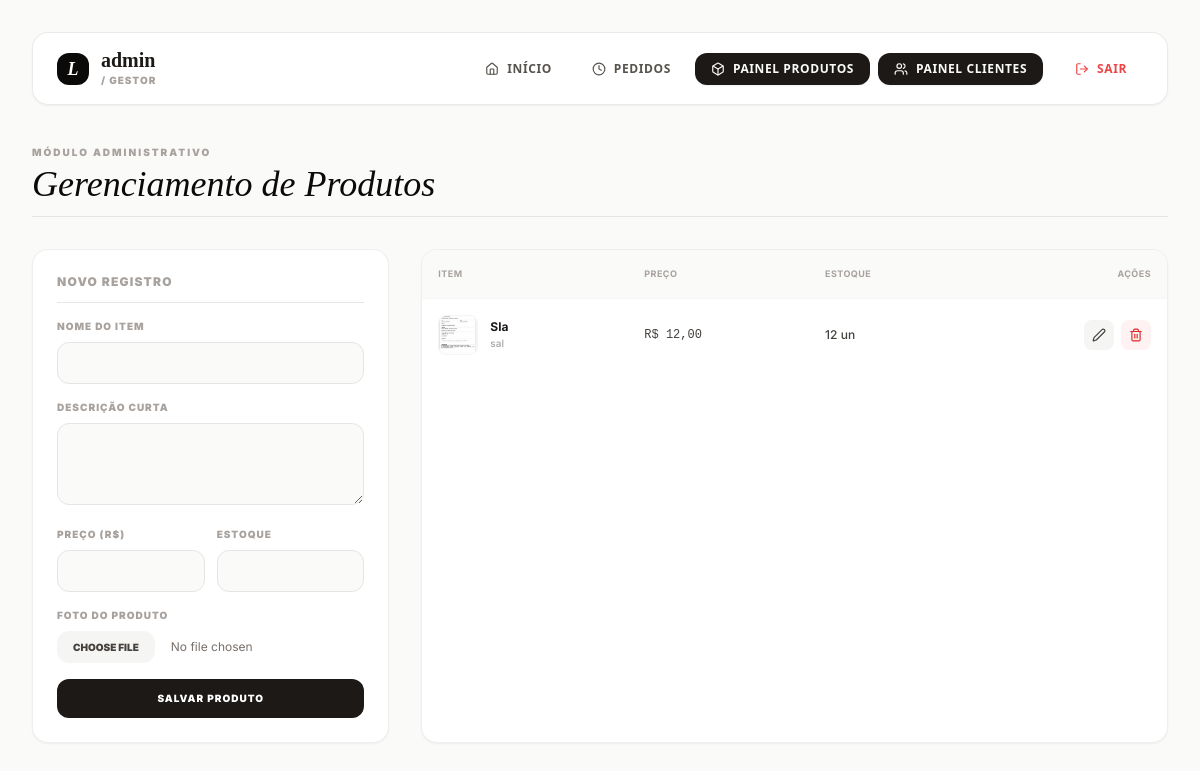
Page /dashboard/product.php (signed in) on the committed database.
### tables this page shows
CREATE TABLE `produtos` (
  `id` int(11) NOT NULL,
  `nome` varchar(100) NOT NULL,
  `descricao` text DEFAULT NULL,
  `preco` decimal(10,2) NOT NULL,
  `estoque` int(11) NOT NULL,
  `imagem` varchar(255) DEFAULT NULL
);

### dashboard/product.php (the view, shortened to what this page needs)
<?php
require '../auth/Conexao.php';
$sql = "SELECT * FROM produtos ORDER BY id DESC";
$res = mysqli_query($conexao, $sql);
$catalog = mysqli_fetch_all($res, MYSQLI_ASSOC);
?>
<!DOCTYPE html>
<html lang="pt-br">
<head>
    <script src="https://cdn.tailwindcss.com"></script>
</head>
<body class="bg-stone-50 text-stone-900 min-h-screen p-4 md:p-8">
    <div class="max-w-6xl mx-auto">
        <?php include '../user/menu.php'; ?>
        <div class="mb-8 border-b border-stone-200 pb-3">
            <span class="text-[10px] font-black uppercase tracking-[0.2em] text-stone-400 block mb-1">Módulo Administrativo</span>
            <h1 class="font-serif text-4xl italic text-stone-950">Gerenciamento de Produtos</h1>
        </div>
        <div class="grid grid-cols-1 lg:grid-cols-3 gap-8">
            <div class="bg-white p-6 rounded-2xl border border-stone-200/60 shadow-sm h-fit">
                <h2 id="formTitle" class="text-xs font-black uppercase tracking-widest text-stone-400 border-b pb-3 mb-4">Novo Registro</h2>
                <form id="productForm" action="" method="POST" enctype="multipart/form-data" class="space-y-4">
                    <div>
                        <label class="block text-[10px] font-black uppercase tracking-widest text-stone-400 mb-2">Nome do Item</label>
                        <input type="text" name="name" id="pName" required class="w-full px-4 py-2.5 bg-stone-50 border border-stone-200 text-sm font-medium rounded-xl outline-none focus:border-stone-400 transition-all">
                    </div>
                    <div>
                        <label class="block text-[10px] font-black uppercase tracking-widest text-stone-400 mb-2">Descrição Curta</label>
                        <textarea name="description" id="pDesc" rows="3" class="w-full px-4 py-2.5 bg-stone-50 border border-stone-200 text-sm font-medium rounded-xl outline-none focus:border-stone-400 transition-all"></textarea>
                    </div>
                    <div class="grid grid-cols-2 gap-3">
                        <div>
                            <label class="block text-[10px] font-black uppercase tracking-widest text-stone-400 mb-2">Preço (R$)</label>
                            <input type="number" step="0.01" name="price" id="pPrice" required class="w-full px-4 py-2.5 bg-stone-50 border border-stone-200 text-sm font-medium rounded-xl outline-none focus:border-stone-400 transition-all">
                        </div>
                        <div>
                            <label class="block text-[10px] font-black uppercase tracking-widest text-stone-400 mb-2">Estoque</label>
                            <input type="number" name="storage" id="pStorage" required class="w-full px-4 py-2.5 bg-stone-50 border border-stone-200 text-sm font-medium rounded-xl outline-none focus:border-stone-400 transition-all">
                        </div>
                    </div>
                    <div>
                        <label class="block text-[10px] font-black uppercase tracking-widest text-stone-400 mb-2">Foto do Produto</label>
                        <input type="file" name="imagem" accept="image/*" class="w-full text-xs text-stone-500 file:mr-4 file:py-2 file:px-4 file:rounded-xl file:border-0 file:text-[10px] file:font-black file:uppercase file:bg-stone-100 file:text-stone-700 hover:file:bg-stone-200 file:transition-all">
                    </div>
                    <button type="submit" id="btnSubmit" class="w-full py-3 bg-stone-900 text-white font-black uppercase tracking-widest text-[10px] rounded-xl hover:bg-black transition-all">
                        Salvar Produto
                    </button>
                </form>
            </div>
            <div class="lg:col-span-2 bg-white rounded-2xl border border-stone-200/60 shadow-sm overflow-hidden">
                <div class="overflow-x-auto">
                    <table class="w-full text-left border-collapse text-xs">
                        <thead>
                            <tr class="bg-stone-50 text-stone-400 border-b border-stone-100 font-black uppercase tracking-wider text-[9px]">
                                <th class="p-4">Item</th>
                                <th class="p-4">Preço</th>
                                <th class="p-4">Estoque</th>
                                <th class="p-4 text-right">Ações</th>
                            </tr>
                        </thead>
                        <tbody class="divide-y divide-stone-100 font-medium text-stone-700">
                            <?php foreach ($catalog as $item): ?>
                                <tr class="hover:bg-stone-50/60 transition-all">
                                    <td class="p-4 flex items-center gap-3">
                                        <?php if (!empty($item['imagem'])): ?>
                                            <img src="../uploads/<?php echo $item['imagem']; ?>" class="w-10 h-10 object-cover rounded-lg border border-stone-100">
                                        <?php else: ?>
                                            <div class="w-10 h-10 bg-stone-100 rounded-lg flex items-center justify-center text-stone-400"><i data-lucide="box" class="w-4 h-4"></i></div>
                                        <?php endif; ?>
                                        <div>
                                            <span class="font-bold text-stone-900 block"><?php echo htmlspecialchars($item['nome']); ?></span>
                                            <span class="text-[10px] text-stone-400 line-clamp-1"><?php echo htmlspecialchars($item['descricao'] ?? ''); ?></span>
                                        </div>
                                    </td>
                                    <td class="p-4 font-mono">R$ <?php echo number_format((float)$item['preco'], 2, ',', '.'); ?></td>
                                    <td class="p-4"><?php echo $item['estoque']; ?> un</td>
                                    <td class="p-4 text-right space-x-1 whitespace-nowrap">
                                        <button onclick="editProduct(<?php echo htmlspecialchars(json_encode($item)); ?>)" class="p-2 bg-stone-100 text-stone-700 rounded-lg hover:bg-stone-200 transition-all"><i data-lucide="edit-2" class="w-3.5 h-3.5"></i></button>
                                        <form action="" method="POST" class="inline">
                                            <button type="submit" onclick="return confirm('Deseja deletar este item?')" class="p-2 bg-red-50 text-red-600 rounded-lg hover:bg-red-100 transition-all"><i data-lucide="trash-2" class="w-3.5 h-3.5"></i></button>
                                        </form>
                                    </td>
                                </tr>
                            <?php endforeach; ?>
                        </tbody>
                    </table>
                </div>
            </div>
        </div>
    </div>
</body>
</html>

### dashboard/product.php (style rules this page uses)
body { font-family: 'Inter', sans-serif; }
.font-serif { font-family: 'Instrument Serif', serif; }

### rows in the picture
produtos: imagem (picture), nome "Sla", descricao "sal", preco "12,00", estoque "12"

### other values in the picture
$_SESSION['usuario'] "admin"
